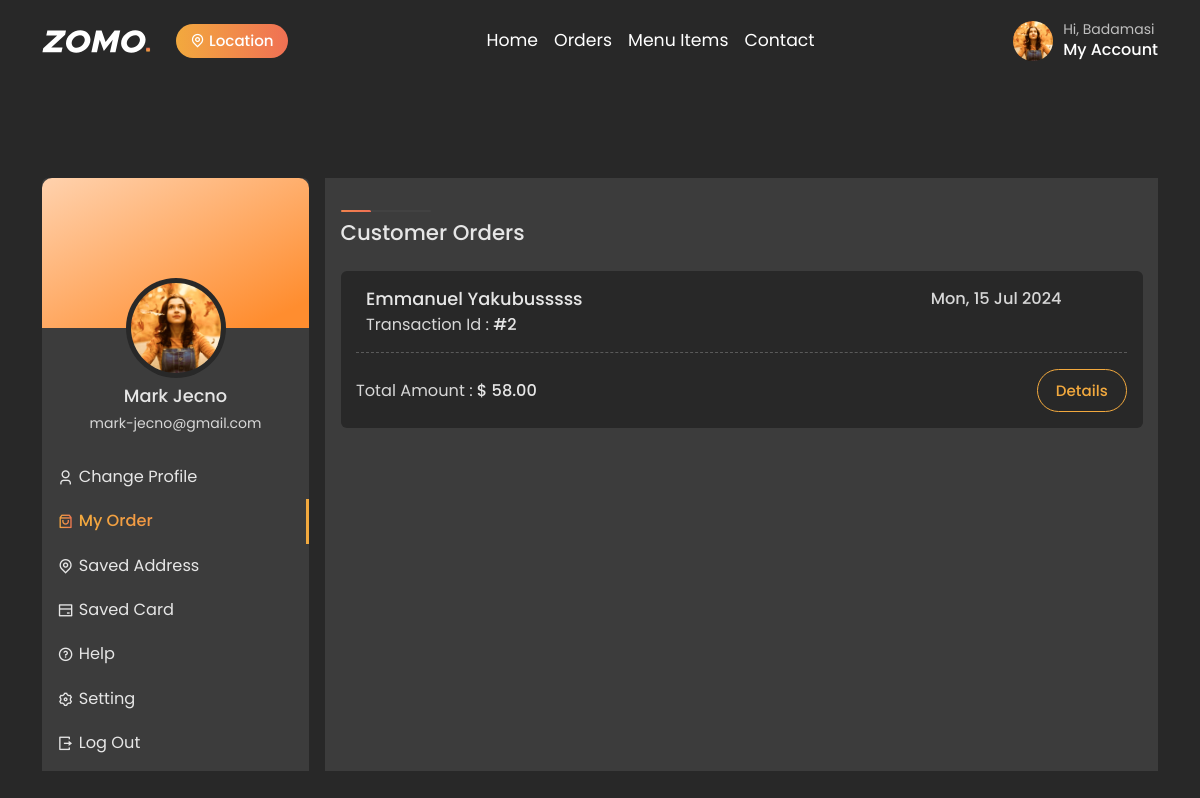
/order-list (signed in), run on an earlier commit of the app's database.
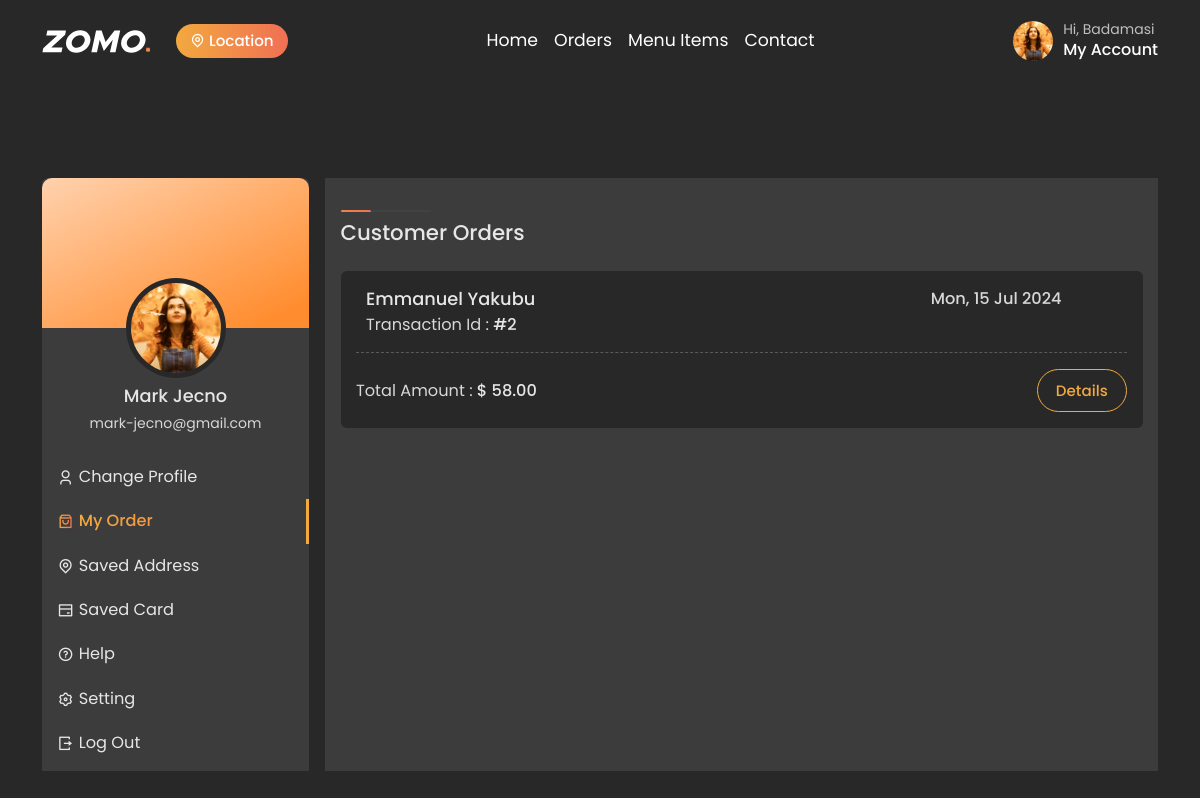
And on a later commit of the database.
### restaurant/models.py (models this page shows, shortened)
class Order(models.Model):
    STATUS_CHOICES=[
        ('Pending', 'Pending'),
        ('Preparing', 'Preparing'),
        ('Delivered', 'Delivered'),
        ('Cancelled', 'Cancelled'),
    ]
    PAYMENT_CHOICES=[
        ('Cash', 'Cash'),
        ('Card', 'Card'),
    ]
    user = models.ForeignKey(settings.AUTH_USER_MODEL, on_delete=models.CASCADE, related_name='orders', null=True, blank=True)
    reference = models.CharField(max_length=100, unique=True, blank=True, null=True)
    payment_status = models.BooleanField(default=False)
    restaurant = models.ForeignKey(Restaurant, on_delete=models.CASCADE, related_name='orders', null=True, blank=True)
    items = models.ManyToManyField(MenuItem, related_name='orders')
    total = models.DecimalField(max_digits=6, decimal_places=2)
    order_time = models.DateTimeField(auto_now_add=True)
    delivery_address = models.CharField(max_length=100, blank=True, null=True, default='')
    is_visible_to_restaurant = models.BooleanField(default=False)  # New field
    status = models.CharField(max_length=50, choices=[
        ('Pending', 'Pending'),
        ('Preparing', 'Preparing'),
        ('Delivered', 'Delivered'),
        ('Cancelled', 'Cancelled'),
    ], default='Pending')
    payment_method = models.CharField(max_length=50, choices=PAYMENT_CHOICES, default='Card')
    payment_status = models.BooleanField(default=False)
    def calculate_total(self):
        total = 0
        for item in self.items.all():
            total += item.price
        return total

### user/models.py (models this page shows, shortened)
class User(AbstractBaseUser, PermissionsMixin):
    ROLE_CHOICES = [
        ('customer', 'Customer'),
        ('restaurant', 'Restaurant'),
        ('delivery_person', 'Delivery Person'),
    ]
    email = models.EmailField(_('email address'), unique=True)
    first_name = models.CharField(_('first name'), max_length=30, blank=True)
    last_name = models.CharField(_('last name'), max_length=30, blank=True)
    is_active = models.BooleanField(_('active'), default=True)
    is_staff = models.BooleanField(_('staff status'), default=False)
    role = models.CharField(max_length=15, choices=ROLE_CHOICES, default='customer')
    date_joined = models.DateTimeField(_('date joined'), default=timezone.now)
    groups = models.ManyToManyField(Group, related_name='custom_user_set', blank=True)
    user_permissions = models.ManyToManyField(Permission, related_name='custom_user_permissions_set', blank=True)
    phone_number = models.CharField(max_length=15, blank=True)
    objects = UserManager()
    USERNAME_FIELD = 'email'  # Set email as the unique identifier for authentication
    EMAIL_FIELD = 'email'
    REQUIRED_FIELDS = []

### restaurant/views.py (the view)
# urls.py: path('order-list', views.order_list, name='order-list'),
@login_required
def order_list(request):
    user = request.user
    restaurants = Restaurant.objects.filter(owner=user ).values_list('id', flat=True)
    orders = Order.objects.filter(restaurant__in=restaurants, is_visible_to_restaurant=True)
    for order in orders:
        order_total = order.calculate_total()
        order.total = order_total
        order.save()
    return render(request, 'restaurant/order-list.html', {'orders': orders})

### restaurant/templates/restaurant/order-list.html (shortened to what the changed rows need)
{% extends "restaurant/base.html" %}
{% load static %}
{% block content %}
<section class="profile-section section-b-space">
    <div class="container">
        <div class="row g-3">
            <div class="col-lg-9">
                <div class="my-order-content">
                    <ul class="order-box-list">
                        {% for order in orders %}
                        <li>
                            <div class="order-box">
                                <div class="order-box-content">
                                    <div class="order-details">
                                        <div class="d-flex align-items-center justify-content-between w-100">
                                            <h5 class="brand-name dark-text fw-medium">
                                                {{ order.user.first_name }} {{ order.user.last_name }}
                                            </h5>
                                            <h6 class="fw-medium content-color text-end">
                                                {{ order.order_time | date:"D, d M Y" }}
                                            </h6>
                                        </div>
                                        <h6 class="fw-medium dark-text">
                                            <span class="fw-normal content-color">Transaction Id :</span>
                                            #{{ order.id }}
                                        </h6>
                                    </div>
                                </div>
                                <div class="d-flex align-items-center justify-content-between mt-sm-3 mt-2">
                                    <h6 class="fw-medium dark-text">
                                        <span class="fw-normal content-color">Total Amount :</span>
                                        $ {{ order.total }}
                                    </h6>
                                    <a href="#order-{{ order.id }}" class="btn theme-outline details-btn" data-bs-toggle="modal">Details</a>
                                </div>
                            </div>
                        </li>
                        {% endfor %}
                    </ul>
                </div>
            </div>
        </div>
    </div>
</section>
{% endblock content %}

What changed in the data, as far as the page shows it:
changed Order "Emmanuel": user.last_name "Yakubusssss" → "Yakubu"
